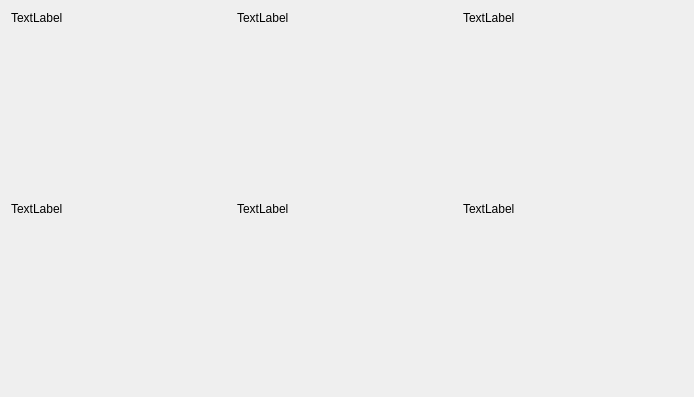
<?xml version="1.0" encoding="UTF-8"?>
<ui version="4.0">
 <class>Form</class>
 <widget class="QWidget" name="Form">
  <property name="geometry">
   <rect>
    <x>0</x>
    <y>0</y>
    <width>694</width>
    <height>397</height>
   </rect>
  </property>
  <property name="sizePolicy">
   <sizepolicy hsizetype="MinimumExpanding" vsizetype="MinimumExpanding">
    <horstretch>0</horstretch>
    <verstretch>0</verstretch>
   </sizepolicy>
  </property>
  <property name="windowTitle">
   <string>Form</string>
  </property>
  <layout class="QHBoxLayout" name="horizontalLayout" stretch="0">
   <item>
    <layout class="QGridLayout" name="gridLayout">
     <item row="2" column="1">
      <widget class="QLabel" name="label_5">
       <property name="sizePolicy">
        <sizepolicy hsizetype="Preferred" vsizetype="Maximum">
         <horstretch>0</horstretch>
         <verstretch>0</verstretch>
        </sizepolicy>
       </property>
       <property name="text">
        <string>TextLabel</string>
       </property>
      </widget>
     </item>
     <item row="1" column="2">
      <widget class="QWidget" name="widget_2" native="true">
       <layout class="QHBoxLayout" name="horizontalLayout_4">
        <property name="margin">
         <number>0</number>
        </property>
       </layout>
      </widget>
     </item>
     <item row="1" column="1">
      <widget class="QWidget" name="widget_1" native="true">
       <layout class="QHBoxLayout" name="horizontalLayout_3">
        <property name="margin">
         <number>0</number>
        </property>
       </layout>
      </widget>
     </item>
     <item row="2" column="2">
      <widget class="QLabel" name="label_6">
       <property name="sizePolicy">
        <sizepolicy hsizetype="Preferred" vsizetype="Maximum">
         <horstretch>0</horstretch>
         <verstretch>0</verstretch>
        </sizepolicy>
       </property>
       <property name="text">
        <string>TextLabel</string>
       </property>
      </widget>
     </item>
     <item row="1" column="0">
      <widget class="QWidget" name="widget_0" native="true">
       <layout class="QHBoxLayout" name="horizontalLayout_5">
        <property name="margin">
         <number>0</number>
        </property>
       </layout>
      </widget>
     </item>
     <item row="0" column="1">
      <widget class="QLabel" name="label_2">
       <property name="sizePolicy">
        <sizepolicy hsizetype="Preferred" vsizetype="Maximum">
         <horstretch>0</horstretch>
         <verstretch>0</verstretch>
        </sizepolicy>
       </property>
       <property name="text">
        <string>TextLabel</string>
       </property>
      </widget>
     </item>
     <item row="0" column="0">
      <widget class="QLabel" name="label_1">
       <property name="sizePolicy">
        <sizepolicy hsizetype="Preferred" vsizetype="Maximum">
         <horstretch>0</horstretch>
         <verstretch>0</verstretch>
        </sizepolicy>
       </property>
       <property name="text">
        <string>TextLabel</string>
       </property>
      </widget>
     </item>
     <item row="2" column="0">
      <widget class="QLabel" name="label_4">
       <property name="sizePolicy">
        <sizepolicy hsizetype="Preferred" vsizetype="Maximum">
         <horstretch>0</horstretch>
         <verstretch>0</verstretch>
        </sizepolicy>
       </property>
       <property name="text">
        <string>TextLabel</string>
       </property>
      </widget>
     </item>
     <item row="0" column="2">
      <widget class="QLabel" name="label_3">
       <property name="sizePolicy">
        <sizepolicy hsizetype="Preferred" vsizetype="Maximum">
         <horstretch>0</horstretch>
         <verstretch>0</verstretch>
        </sizepolicy>
       </property>
       <property name="text">
        <string>TextLabel</string>
       </property>
      </widget>
     </item>
     <item row="3" column="0">
      <widget class="QWidget" name="widget_3" native="true">
       <layout class="QHBoxLayout" name="horizontalLayout_6">
        <property name="margin">
         <number>0</number>
        </property>
       </layout>
      </widget>
     </item>
     <item row="3" column="1">
      <widget class="QWidget" name="widget_4" native="true">
       <layout class="QHBoxLayout" name="horizontalLayout_7">
        <property name="margin">
         <number>0</number>
        </property>
       </layout>
      </widget>
     </item>
     <item row="3" column="2">
      <widget class="QWidget" name="widget_5" native="true">
       <layout class="QHBoxLayout" name="horizontalLayout_8">
        <property name="margin">
         <number>0</number>
        </property>
       </layout>
      </widget>
     </item>
    </layout>
   </item>
  </layout>
 </widget>
 <resources/>
 <connections/>
</ui>
